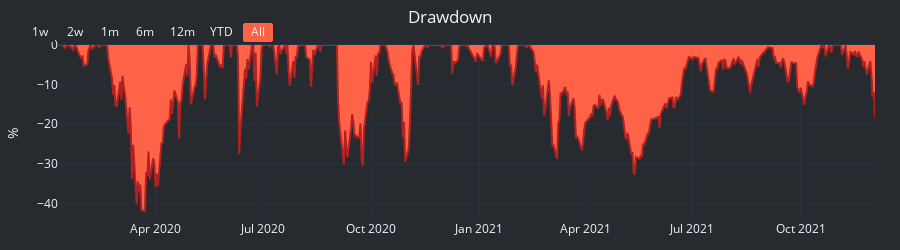

The notebook cell saved with this chart:
### Code cell
drawdown_chart = go.Figure()  # generating a figure that will be updated in the following lines
drawdown_chart.add_trace(
    go.Scatter(
        x=plotlydf_portfval.date,
        y=plotlydf_portfval.drawdownpct,
        fill='tozeroy',
        fillcolor='tomato',
        line = dict(
            color='firebrick',
            width=2),
        mode='lines',  # you can also use "lines+markers", or just "markers"
        name='Drawdown %'))

drawdown_chart.update_layout(
    margin = dict(t=45, b=30, l=25, r=25),
    yaxis=dict(
        title='%',
        titlefont_size=14,
        tickfont_size=12,
        ),
    title='Drawdown',
    title_x=0.5,
    paper_bgcolor="#272b30",
    plot_bgcolor="#272b30"
)

drawdown_chart.update_xaxes(
    rangeslider_visible=False,
        rangeselector=dict(
            buttons=list([
                dict(count=7, label="1w", step="day", stepmode="backward"),
                dict(count=14, label="2w", step="day", stepmode="backward"),
                dict(count=1, label="1m", step="month", stepmode="backward"),
                dict(count=6, label="6m", step="month", stepmode="backward"),
                dict(count=12, label="12m", step="month", stepmode="backward"),
                dict(count=1, label="YTD", step="year", stepmode="todate"),
                dict(label='All', step="all"),
            ]),
            bgcolor="#272b30",
            activecolor='tomato',
#             y=1.02,
#             x=0.05
        )
)

drawdown_chart.layout.template = CHART_THEME
drawdown_chart.layout.height=250

drawdown_chart.show()

### Figure 1 — Plotly figure (JSON) as saved in the notebook; plotly's stock layout.template omitted (floating-point values rounded to 4 significant figures; data arrays with more than 128 entries replaced by an {"elided": "..."} marker saying what was removed)
{"data": [{"fill": "tozeroy", "fillcolor": "tomato", "line": {"color": "firebrick", "width": 2}, "mode": "lines", "name": "Drawdown %", "type": "scatter", "x": {"elided": "480 str values"}, "y": {"elided": "480 float values"}}], "layout": {"height": 250, "margin": {"b": 30, "l": 25, "r": 25, "t": 45}, "paper_bgcolor": "#272b30", "plot_bgcolor": "#272b30", "title": {"text": "Drawdown", "x": 0.5}, "xaxis": {"rangeselector": {"activecolor": "tomato", "bgcolor": "#272b30", "buttons": [{"count": 7, "label": "1w", "step": "day", "stepmode": "backward"}, {"count": 14, "label": "2w", "step": "day", "stepmode": "backward"}, {"count": 1, "label": "1m", "step": "month", "stepmode": "backward"}, {"count": 6, "label": "6m", "step": "month", "stepmode": "backward"}, {"count": 12, "label": "12m", "step": "month", "stepmode": "backward"}, {"count": 1, "label": "YTD", "step": "year", "stepmode": "todate"}, {"label": "All", "step": "all"}]}, "rangeslider": {"visible": false}}, "yaxis": {"tickfont": {"size": 12}, "title": {"font": {"size": 14}, "text": "%"}}}}
